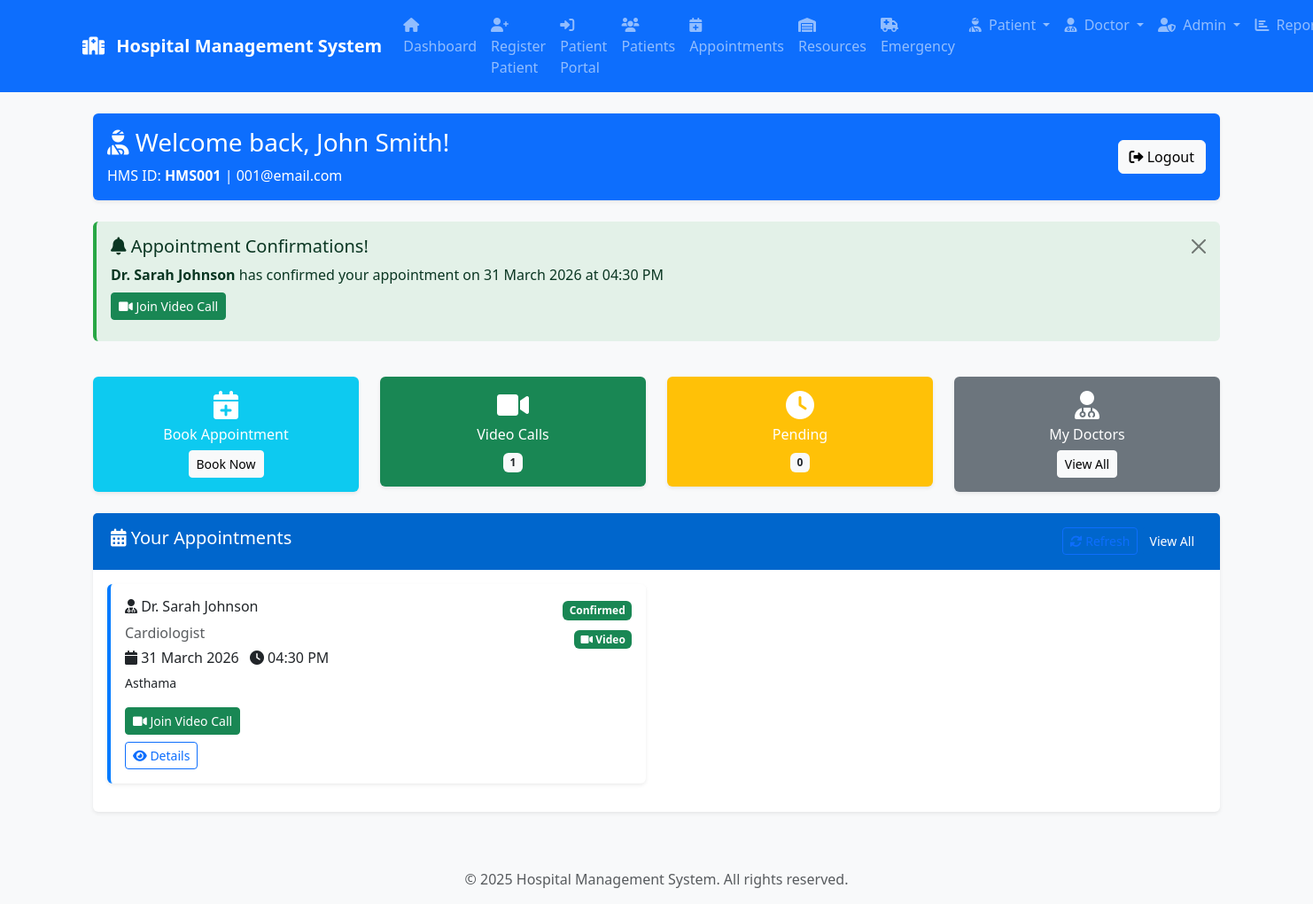
The page /patient/dashboard (signed in) on the database its author committed.
### AkshatSemwall-Healthcare-Solutions-ac7686f/models.py (models this page shows)
class PatientORM(db.Model):
    __tablename__ = 'patients'
    patient_id = Column(String(50), primary_key=True)
    name = Column(String(100), nullable=False)
    age = Column(Integer, nullable=False)
    gender = Column(String(10), nullable=False)
    locality = Column(String(100))
    condition_severity = Column(String(50))
    priority_level = Column(String(50))
    medical_history = Column(Text)
    bill_amount = Column(Float)
    amount_paid = Column(Float)
    outstanding_amount = Column(Float)
    payment_status = Column(String(32))
    insurance_coverage = Column(String(50))
    insurance_details = Column(Text)
    admission_date = Column(String(32))
    discharge_date = Column(String(32))
    timestamp = Column(String(32))
    email = Column(String(100), unique=True)
    password_hash = Column(String(255))
    phone = Column(String(20))
    is_active = Column(String(10), default='true')
    last_login = Column(DateTime)
    appointments = relationship("Appointment", back_populates="patient")

class Appointment(db.Model):
    __tablename__ = 'appointments'
    appointment_id = Column(Integer, primary_key=True)
    patient_id = Column(String(50), ForeignKey('patients.patient_id'), nullable=False)
    doctor_id = Column(Integer, ForeignKey('doctors.doctor_id'), nullable=False)
    department = Column(String(100), nullable=False)
    symptoms = Column(Text)
    appointment_date = Column(Date, nullable=False)
    appointment_time = Column(Time, nullable=False)
    queue_number = Column(Integer, nullable=False)
    status = Column(String(20), default='Pending')
    consultation_type = Column(String(20), default='In-Person')  # 'In-Person' or 'Video'
    video_room_id = Column(String(100))  # Unique room ID for video consultation
    video_link = Column(String(500))  # Video consultation link
    video_enabled = Column(String(10), default='false')  # 'true' or 'false'
    created_at = Column(DateTime, default=datetime.utcnow)
    patient = relationship("PatientORM", back_populates="appointments")
    doctor = relationship("Doctor", back_populates="appointments")

class Doctor(db.Model):
    __tablename__ = 'doctors'
    doctor_id = Column(Integer, primary_key=True)
    name = Column(String(100), nullable=False)
    age = Column(Integer)
    gender = Column(String(10))
    department = Column(String(100))
    specialization = Column(String(100))
    qualification = Column(String(200))
    experience_years = Column(Integer)
    consultation_fee = Column(Float)
    availability_days = Column(String(50))  # CSV string like "Mon,Tue,Wed"
    availability_time = Column(String(50))  # CSV or range string like "10:00-14:00"
    about = Column(Text)
    appointments = relationship("Appointment", back_populates="doctor")

### AkshatSemwall-Healthcare-Solutions-ac7686f/patient_auth.py (the view)
@patient_auth_bp.route('/patient/dashboard')
def patient_dashboard():
    if not session.get('patient_logged_in'):
        flash('Please login to access your dashboard.', 'error')
        return redirect(url_for('patient_auth.patient_login'))
    patient_id = session.get('patient_id')
    patient = PatientORM.query.get(patient_id)
    if not patient:
        session.clear()
        flash('Patient not found. Please login again.', 'error')
        return redirect(url_for('patient_auth.patient_login'))
    appointments = Appointment.query.filter_by(patient_id=patient_id)\
                                 .order_by(Appointment.created_at.desc()).all()
    confirmed_appointments = [apt for apt in appointments if apt.status == 'Confirmed']
    pending_appointments = [apt for apt in appointments if apt.status == 'Pending']
    return render_template('patient_dashboard.html',
                         patient=patient,
                         appointments=appointments,
                         confirmed_appointments=confirmed_appointments,
                         pending_appointments=pending_appointments)

### AkshatSemwall-Healthcare-Solutions-ac7686f/templates/patient_dashboard.html (shortened to what this page needs)
{% extends 'base.html' %}
{% block content %}
<div class="container my-4">
    <div class="row mb-4">
        <div class="col-12">
            <div class="card bg-primary text-white">
                <div class="card-body">
                    <div class="row align-items-center">
                        <div class="col-md-8">
                            <h3>
                                <i class="fas fa-user-injured"></i>
                                Welcome back, {{ patient.name }}!
                            </h3>
                            <p class="mb-0">
                                HMS ID: <strong>{{ patient.patient_id }}</strong> |
                                {% if patient.email %}{{ patient.email }}{% endif %}
                            </p>
                        </div>
                        <div class="col-md-4 text-end">
                            <a href="{{ url_for('patient_auth.patient_logout') }}" class="btn btn-light">
                                <i class="fas fa-sign-out-alt"></i> Logout
                            </a>
                        </div>
                    </div>
                </div>
            </div>
        </div>
    </div>
    {% if confirmed_appointments %}
    <div class="row mb-4">
        <div class="col-12">
            <div class="alert alert-success alert-dismissible fade show" role="alert">
                <h5><i class="fas fa-bell"></i> Appointment Confirmations!</h5>
                {% for apt in confirmed_appointments %}
                <div class="mb-2">
                    <strong>Dr. {{ apt.doctor.name }}</strong> has confirmed your appointment
                    on {{ apt.appointment_date.strftime('%d %B %Y') }} at {{ apt.appointment_time.strftime('%I:%M %p') }}
                    {% if apt.consultation_type == 'Video' and apt.video_link %}
                    <div class="mt-2">
                        <a href="{{ apt.video_link }}" class="btn btn-success btn-sm">
                            <i class="fas fa-video"></i> Join Video Call
                        </a>
                    </div>
                    {% endif %}
                </div>
                {% endfor %}
                <button type="button" class="btn-close" data-bs-dismiss="alert"></button>
            </div>
        </div>
    </div>
    {% endif %}
    <div class="row mb-4">
        <div class="col-md-3">
            <div class="card bg-info text-white text-center">
                <div class="card-body">
                    <i class="fas fa-calendar-plus fa-2x mb-2"></i>
                    <h6>Book Appointment</h6>
                    <a href="{{ url_for('appointment.book_appointment') }}" class="btn btn-light btn-sm">
                        Book Now
                    </a>
                </div>
            </div>
        </div>
        <div class="col-md-3">
            <div class="card bg-success text-white text-center">
                <div class="card-body">
                    <i class="fas fa-video fa-2x mb-2"></i>
                    <h6>Video Calls</h6>
                    <span class="badge bg-light text-dark">{{ confirmed_appointments|length }}</span>
                </div>
            </div>
        </div>
        <div class="col-md-3">
            <div class="card bg-warning text-white text-center">
                <div class="card-body">
                    <i class="fas fa-clock fa-2x mb-2"></i>
                    <h6>Pending</h6>
                    <span class="badge bg-light text-dark">{{ pending_appointments|length }}</span>
                </div>
            </div>
        </div>
        <div class="col-md-3">
            <div class="card bg-secondary text-white text-center">
                <div class="card-body">
                    <i class="fas fa-user-md fa-2x mb-2"></i>
                    <h6>My Doctors</h6>
                    <a href="{{ url_for('patient_auth.patient_appointments') }}" class="btn btn-light btn-sm">
                        View All
                    </a>
                </div>
            </div>
        </div>
    </div>
    <div class="row">
        <div class="col-12">
            <div class="card">
                <div class="card-header d-flex justify-content-between align-items-center">
                    <h5><i class="fas fa-calendar-alt"></i> Your Appointments</h5>
                    <div>
                        <button class="btn btn-sm btn-outline-primary" onclick="refreshAppointments()">
                            <i class="fas fa-sync-alt"></i> Refresh
                        </button>
                        <a href="{{ url_for('patient_auth.patient_appointments') }}" class="btn btn-sm btn-primary">
                            View All
                        </a>
                    </div>
                </div>
                <div class="card-body">
                    {% if appointments %}
                        <div class="row">
                            {% for appointment in appointments[:6] %}
                            <div class="col-lg-6 mb-3">
                                <div class="card border-left-primary">
                                    <div class="card-body">
                                        <div class="d-flex justify-content-between align-items-start">
                                            <div>
                                                <h6 class="card-title">
                                                    <i class="fas fa-user-md"></i> Dr. {{ appointment.doctor.name }}
                                                </h6>
                                                <p class="text-muted mb-1">{{ appointment.doctor.specialization }}</p>
                                                <p class="mb-1">
                                                    <i class="fas fa-calendar"></i>
                                                    {{ appointment.appointment_date.strftime('%d %B %Y') }}
                                                    <i class="fas fa-clock ms-2"></i>
                                                    {{ appointment.appointment_time.strftime('%I:%M %p') }}
                                                </p>
                                                {% if appointment.symptoms %}
                                                <p class="mb-0">
                                                    <small>{{ appointment.symptoms[:50] }}{% if appointment.symptoms|length > 50 %}...{% endif %}</small>
                                                </p>
                                                {% endif %}
                                            </div>
                                            <div class="text-end">
                                                <span class="badge bg-{{ 'success' if appointment.status == 'Confirmed' else 'warning' if appointment.status == 'Pending' else 'danger' }}">
                                                    {{ appointment.status }}
                                                </span>
                                                <div class="mt-2">
                                                    <span class="badge bg-{{ 'success' if appointment.consultation_type == 'Video' else 'info' }}">
                                                        <i class="fas fa-{{ 'video' if appointment.consultation_type == 'Video' else 'hospital' }}"></i>
                                                        {{ appointment.consultation_type }}
                                                    </span>
                                                </div>
                                            </div>
                                        </div>
                                        {% if appointment.consultation_type == 'Video' and appointment.status == 'Confirmed' and appointment.video_link %}
                                        <div class="mt-3">
                                            <a href="{{ appointment.video_link }}" class="btn btn-success btn-sm">
                                                <i class="fas fa-video"></i> Join Video Call
                                            </a>
                                        </div>
                                        {% endif %}
                                        <div class="mt-2">
                                            <a href="{{ url_for('appointment.view_appointment', appointment_id=appointment.appointment_id) }}"
                                               class="btn btn-sm btn-outline-primary">
                                                <i class="fas fa-eye"></i> Details
                                            </a>
                                        </div>
                                    </div>
                                </div>
                            </div>
                            {% endfor %}
                        </div>
                    {% endif %}
                </div>
            </div>
        </div>
    </div>
</div>
{% endblock %}

### AkshatSemwall-Healthcare-Solutions-ac7686f/static/css/style.css (style rules this page uses)
:root { --hospital-primary: #0066cc; --hospital-secondary: #004080; --emergency-red: #dc3545; --success-green: #28a745; --warning-orange: #ffc107; --info-blue: #17a2b8; --light-gray: #f8f9fa; --border-radius: 0.375rem; --box-shadow: 0 0.125rem 0.25rem rgba(0, 0, 0, 0.075); }
body { font-family: 'Segoe UI', Tahoma, Geneva, Verdana, sans-serif; background-color: var(--light-gray); color: #212529; }
.card { border: none; box-shadow: var(--box-shadow); border-radius: var(--border-radius); transition: all 0.2s ease; }
.card-header { background-color: var(--hospital-primary); color: white; border-bottom: none; font-weight: 600; padding: 1rem 1.25rem; }
.btn-primary { background-color: var(--hospital-primary); border-color: var(--hospital-primary); }
.badge { font-size: 0.75rem; padding: 0.4em 0.6em; }
.alert { border: none; border-radius: var(--border-radius); border-left: 4px solid; }
.alert-success { border-left-color: var(--success-green); background-color: rgba(40, 167, 69, 0.1); }

### AkshatSemwall-Healthcare-Solutions-ac7686f/templates/patient_dashboard.html (style rules this page uses)
.border-left-primary { border-left: 4px solid #007bff !important; }
.card { transition: transform 0.2s ease-in-out; }
.badge { font-size: 0.75em; }

### rows shown on the page
PatientORM: name "John Smith", patient_id "HMS001", email "001@email.com"
Appointment: doctor.name "Sarah Johnson", appointment_date "31 March 2026", appointment_time "04:30 PM", doctor.specialization "Cardiologist", symptoms "Asthama", status "Confirmed", consultation_type "Video"

### other values the page prints
{{ confirmed_appointments|length }} "1"
{{ pending_appointments|length }} "0"
